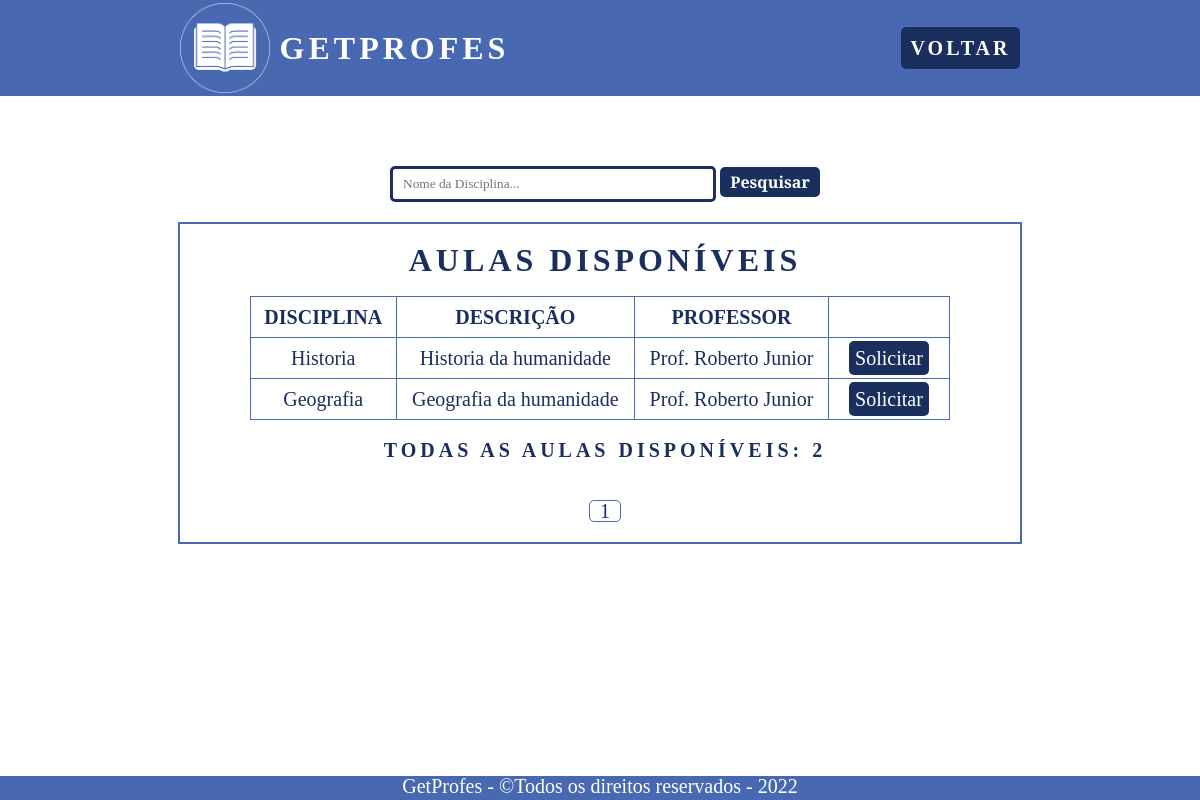
The page /pages/aluno/solicitar-aula.php?pagina=1 (signed in) on the database its author committed.
### tables this page shows
CREATE TABLE IF NOT EXISTS `disciplinas_ministradas` (
    `id` int(2) NOT NULL AUTO_INCREMENT,
    `id_professor` int(2) NOT NULL,
    `nome_professor` varchar(45) NOT NULL,
    `nome_disciplina` varchar(45) NOT NULL,
    `descricao` varchar(200) NOT NULL,
    PRIMARY KEY (`id`),
    FOREIGN KEY (`id_professor`) REFERENCES `usuarios` (`id`)
);

### pages/aluno/solicitar-aula.php (the view, shortened to what this page needs)
<?php
include_once '../../connection/config.php';
$query_disciplinas = "SELECT COUNT(id) AS qnt_disciplinas FROM disciplinas_ministradas";
if (isset($_GET['pagina'])) {
    $pag = $_GET['pagina'];
    $busca = "SELECT * FROM disciplinas_ministradas";
    $todos = mysqli_query($con, $busca);
    $registros = "5";
    $tr = mysqli_num_rows($todos);
    $tp = ceil($tr / $registros);
    $inicio = ($registros * $pag) - $registros;
    $limite = mysqli_query($con, "$busca LIMIT $inicio, $registros");
}
?>
<!DOCTYPE html>
<html lang="pt-br">
<head>
    <link rel="stylesheet" href="../../src/css/reset.css">
    <link rel="stylesheet" href="solicitar-aula.css">
</head>
<body>
    <header>
        <nav class="menu">
            <div class="logo">
                <img class="logo-img" src="../../src/img/GetProfes-Logo.png" alt="Logo GetProfes">
                <h1>GetProfes</h1>
            </div>
            <ul class="nav-list">
                <li><a href="../sistema/sistema-aluno.php" class="voltar">Voltar</a></li>
            </ul>
        </nav>
    </header>
    <section class="sistema">
        <div class="sistema-box">
            <div class="form-pesquisar">
                <form action="pesquisar.php" method="GET">
                    <input class="inputPesquisa" type="text" name="pesquisa" placeholder="Nome da Disciplina..." required>
                    <button class="btn-pesquisar" type="submit">Pesquisar</button>
                </form>
            </div>
            <div class="sistema-container">
                <h2>Aulas Disponíveis</h2>
                <div class="table-container">
                    <table class="table">
                        <thead>
                            <tr>
                                <th scope="col">Disciplina</th>
                                <th scope="col">Descrição</th>
                                <th scope="col">Professor</th>
                                <th scope="col"></th>
                            </tr>
                        </thead>
                        <tbody>
                            <?php
                            while ($row = mysqli_fetch_assoc($limite)) {
                                echo "<tr>";
                                echo "<td>" . $row["nome_disciplina"] . "</td>";
                                echo "<td>" . $row["descricao"] . "</td>";
                                echo "<td>Prof. " . $row["nome_professor"] . "</td>";
                                echo "<td class='btns'>
                                <a class='btnSolicitar' href='solicitar.php?id=$row[id]' title='Solicitar'>
                                Solicitar
                                </a>
                                </td>";
                                echo "</tr>";
                            }
                            ?>
                        </tbody>
                    </table>
                </div>
                <div class="total-container">
                    <?php
                    $result_disciplinas = $con->query($query_disciplinas);
                    $row_disciplinas = mysqli_fetch_assoc($result_disciplinas);
                    ?>
                    <h3>Todas as aulas disponíveis: <?php echo $row_disciplinas["qnt_disciplinas"]; ?></h3>
                </div>
                <nav class="paginacao-container">
                    <ul class="pagination">
                        <?php
                        for ($i = 1; $i <= $tp; $i++) {
                            if ($pag == $i) {
                                echo "<li class='page-item active'><a class='page-link' href='?pagina=$i'>$i</a></li>";
                            } else {
                                echo "<li class='page-item'><a class='page-link' href='?pagina=$i'>$i</a></li>";
                            }
                        }
                        ?>
                    </ul>
                </nav>
            </div>
        </div>
    </section>
    <footer id="footer">
        <div class="footer-rodape">
            <p>GetProfes - &copy;Todos os direitos reservados - 2022</p>
        </div>
    </footer>
</body>
</html>

### pages/aluno/solicitar-aula.css (style rules this page uses)
:root { --bg: #4868B1; --white: #fff; --bg-black: #1b2f5f; --red: #ff0000; --black-red: #660606; }
* { scroll-behavior: smooth; font-family: 'Playfair Display', serif; }
a { text-decoration: none; }
header { margin-bottom: 40px; }
.logo-img { width: 90px; height: auto; }
.logo { display: flex; justify-content: center; align-items: center; }
.logo h1 { font-size: 32px; text-transform: uppercase; letter-spacing: 4px; font-weight: 900; margin-left: 10px; color: var(--white); }
.menu { display: flex; justify-content: space-around; align-items: center; height: 12vh; width: 100vw; background-color: var(--bg); }
.nav-list { list-style: none; display: flex; }
.nav-list li { letter-spacing: 3px; margin-left: 32px; font-size: 20px; }
.nav-list a { color: var(--white); font-weight: bold; text-transform: uppercase; background-color: var(--bg-black); padding: 10px; border-radius: 5px; }
.sistema { display: flex; justify-content: space-around; width: 940px; margin: 0 auto; color: var(--bg-black); align-items: center; }
.sistema-box { display: flex; flex-direction: column; align-items: center; width: 940px; padding: 10px; }
.form-pesquisar { display: flex; justify-content: center; align-items: center; width: 100%; margin-top: 20px; }
.inputPesquisa { width: 300px; height: 10px; border-radius: 5px; border: 3px solid var(--bg-black); padding: 10px; margin-left: 10px; margin-bottom: 20px; }
.btn-pesquisar { width: 100px; height: 30px; border-radius: 5px; background-color: var(--bg-black); color: var(--white); font-weight: bold; font-size: 16px; cursor: pointer; }
.sistema-container { display: flex; flex-direction: column; align-items: center; border: 2px solid var(--bg); width: 800px; padding: 20px; }
.sistema-container h2 { font-size: 32px; text-transform: uppercase; letter-spacing: 4px; font-weight: 900; margin-left: 10px; color: var(--bg-black); }
.table-container { display: flex; justify-content: center; align-items: center; margin-top: 20px; }
.table { border: 1px solid var(--bg); width: 700px; text-align: center; margin-bottom: 20px; }
.table th { border: 1px solid var(--bg); padding: 10px; font-size: 20px; font-weight: 900; text-transform: uppercase; }
.table td { border: 1px solid var(--bg); padding: 10px; font-size: 20px; }
.btns { width: 100px; }
.btnSolicitar { background-color: var(--bg-black); color: var(--white); padding: 6px; border-radius: 5px; }
.total-container { display: flex; flex-direction: column; margin-bottom: 20px; }
.total-container h3 { font-size: 20px; text-transform: uppercase; letter-spacing: 4px; font-weight: 900; margin-left: 10px; color: var(--bg-black); }
button { border: none; }
.paginacao-container { display: flex; justify-content: center; align-items: center; }
.pagination { display: flex; justify-content: center; align-items: center; margin-top: 20px; }
.page-item { display: flex; justify-content: center; align-items: center; margin-left: 10px; }
.page-link { color: var(--bg-black); font-size: 20px; text-decoration: none; }
.active { border: 1px solid var(--bg); border-radius: 5px; width: 30px; }
#footer { position: absolute; bottom: 0; height: 3vh; width: 100vw; background-color: var(--bg); }
.footer-rodape { text-align: center; font-size: 20px; color: var(--white); }

### rows shown on the page
disciplinas_ministradas: nome_disciplina "Historia", descricao "Historia da humanidade", nome_professor "Roberto Junior"
disciplinas_ministradas: nome_disciplina "Geografia", descricao "Geografia da humanidade", nome_professor "Roberto Junior"

### other values the page prints
$row_disciplinas["qnt_disciplinas"] "2"
